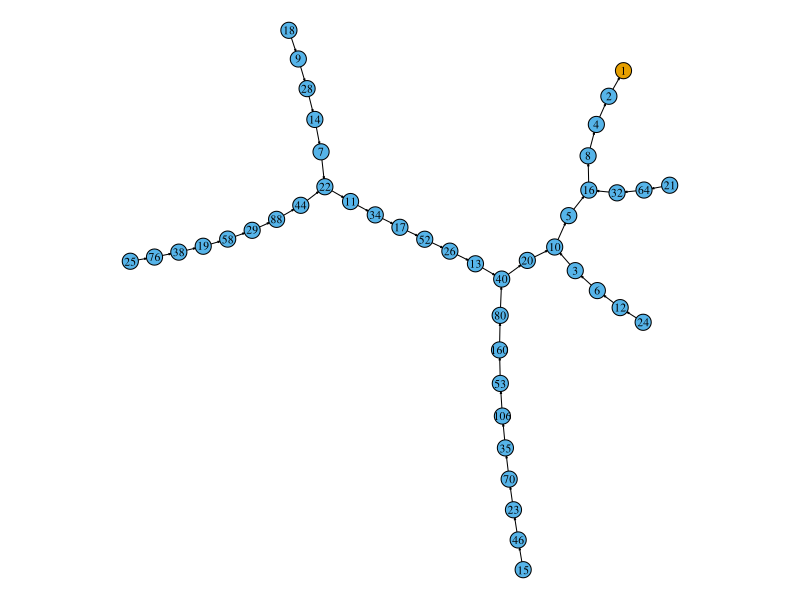

Write R code to recreate this figure.
## Euler Problem 14: Longest Collatz sequence
## https://projecteuler.net/problem=14
library(tidyverse)
collatz.chain <- function(n) {
    chain <- vector()
    i <- 1
    while (n != 1) {
        if (n%%2 == 0)
            n <- n / 2
        else
            n <- 3 * n + 1
        chain[i] <- n
        i <- i + 1
    }
    return(chain)
}

collatz.length <- vector(length = 1E6)
collatz.length[1] <- 0
for (n in 2:1E6) {
    x <- n
    count <- 0
    while (x != 1 & x >= n) {
        if (x %% 2 == 0) {
            x <- x / 2
            count <- count + 1
        }
        else {
            x <- (3 * x + 1) / 2
            count <- count + 2
        } 
    }
    count <- count + collatz.length[x]
    collatz.length[n] <- count
}

answer <- which.max(collatz.length)
print(answer)

edgelist <- data.frame(a = 2, b = 1)
for (n in 3:26) {
   chain <- as.character(c(n, collatz.chain(n)))
   chain <- data.frame(a = chain[-length(chain)], b = chain[-1])
   edgelist <- rbind(edgelist, chain)
}
library(igraph)
g <- graph.edgelist(as.matrix(edgelist))
g <- simplify(g)
par(mar = rep(0,4))
V(g)$color <- degree(g, mode = "out") + 1
plot(g, 
     layout = layout.kamada.kawai,
     vertex.color = V(g)$color, 
     vertex.size = 6,
     vertex.label.cex = 0.7,
     vertex.label.color = "black",
     edge.arrow.size = 0.1,
     edge.color = "black"
     )
